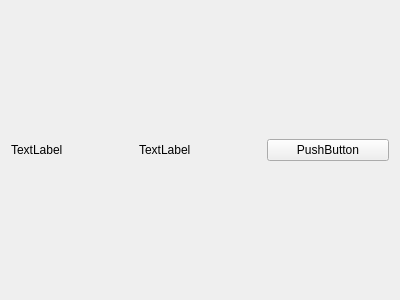
<?xml version="1.0" encoding="UTF-8"?>
<ui version="4.0">
 <class>MyWidget</class>
 <widget class="QWidget" name="MyWidget">
  <property name="geometry">
   <rect>
    <x>0</x>
    <y>0</y>
    <width>400</width>
    <height>300</height>
   </rect>
  </property>
  <property name="windowTitle">
   <string>MyWidget</string>
  </property>
  <layout class="QHBoxLayout" name="horizontalLayout">
   <item>
    <widget class="MyLabel" name="label">
     <property name="text">
      <string>TextLabel</string>
     </property>
    </widget>
   </item>
   <item>
    <widget class="QLabel" name="time">
     <property name="text">
      <string>TextLabel</string>
     </property>
    </widget>
   </item>
   <item>
    <widget class="MyButton" name="pushButton">
     <property name="text">
      <string>PushButton</string>
     </property>
    </widget>
   </item>
  </layout>
 </widget>
 <layoutdefault spacing="6" margin="11"/>
 <customwidgets>
  <customwidget>
   <class>MyLabel</class>
   <extends>QLabel</extends>
   <header location="global">mylabel.h</header>
  </customwidget>
  <customwidget>
   <class>MyButton</class>
   <extends>QPushButton</extends>
   <header>mybutton.h</header>
  </customwidget>
 </customwidgets>
 <resources/>
 <connections/>
</ui>
